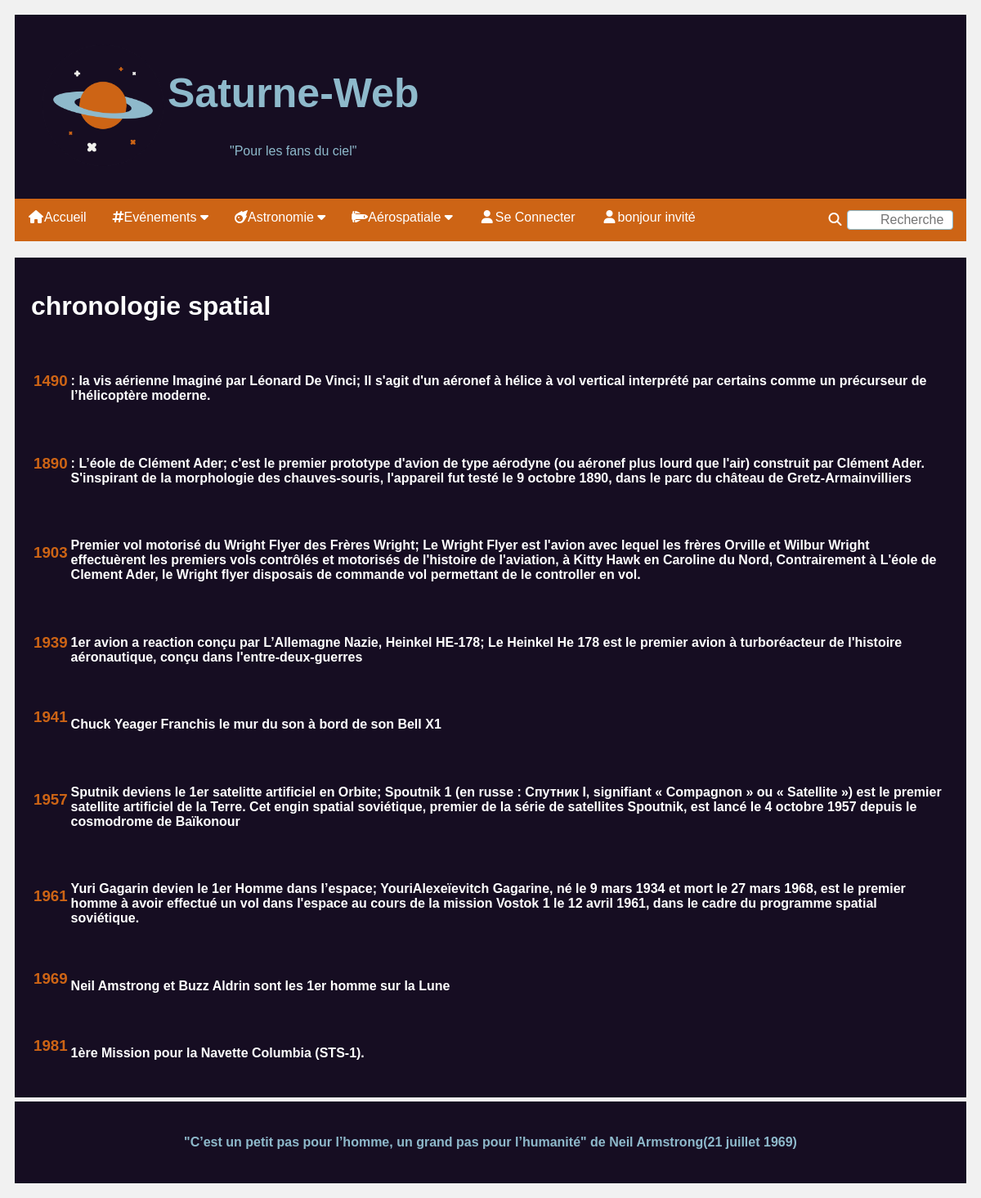
Page /Historique.php on the committed database.
### tables this page shows
CREATE TABLE historique (
  annee integer NOT NULL,
  description varchar(500),
  PRIMARY KEY  (annee)
);

create table Citation(
IdCita int not NULL AUTO_INCREMENT,
NomAuteur varchar(20),
PrenomAuteur varchar(20),
laCitation varchar(200),
dateCitation varchar(20),
PRIMARY KEY (IdCita));

### pseudo.php (called while the page is built, shortened)
<?php
$pseudo='invité';
?>

### Historique.php (the view, shortened to what this page needs)
<?php include("pseudo.php"); ?>
<!DOCTYPE html>
<html lang="fr">
<head>
<link rel="stylesheet" href="https://cdnjs.cloudflare.com/ajax/libs/font-awesome/4.7.0/css/font-awesome.min.css">
<link rel="stylesheet" href="Saturne-Web.css" />
</head>
<body>
<?php include("Entete.php"); ?>
<div class="row">
<div class="card">
<?php
	$connexion= new mysqli("localhost","root","","saturneweb")
		or die("Connexion au serveur impossible");
$connexion->set_charset("utf8");
	$requete= "SELECT*From historique ORDER BY annee";
	$resultat=$connexion->query($requete)
		or die("Execution de la requete impossible");
	echo"<table>
	<div style='margin-left:.lin'>
	<h1 class='center'>chronologie spatial</hl>";
	while ($ligne=$resultat->fetch_assoc()){	extract($ligne);
		echo"<tr>
				<td><h3 style='color: #CD6415'>$annee</h3></td>
				<td><br><h4>$description</h4></td>
				</tr>";
	}
		echo "</table>";
?>
</div>
</div>
</body>
<footer>
<?php include("CitationsPhp.php"); ?>
</footer>
</html>

### Entete.php (shortened to what this page needs)
<div class="header">
<table>
<tr>
	<td><a href="index.php"><img src="Image/pngegg.png" alt="logo" width="150" height="150"></a></td>
		<td><h1>Saturne-Web</h1>
			<p>"Pour les fans du ciel"</p>
		</td>
	</tr>
</table>
</div>
<div class="navbar">
  <a href="index.php"><i class="fa fa-fw fa-home"></i>Accueil</a>
  <div class="subnav">
    <button class="subnavbtn"><i class='fas fa-hashtag'></i>Evénements <i class="fa fa-caret-down"></i></button>
  </div>
  <div class="subnav">
    <button class="subnavbtn"><i class='fas fa-meteor'></i>Astronomie <i class="fa fa-caret-down"></i></button>
  </div>
  <div class="subnav">
    <button class="subnavbtn"><i class='fas fa-space-shuttle'></i>Aérospatiale <i class="fa fa-caret-down"></i></button>
  </div>
  <a href="ConnexionPop.php"><i class='fa fa-fw fa-user'></i>Se Connecter</a>
  <?php
  if(isset($pseudo)){
	echo"<a href='profil.php'><i class='fa fa-fw fa-user'></i>bonjour $pseudo </a>";
  }
  ?>
  <a href="#"style="float:right"><i class="fa fa-fw fa-search"></i> <input type="text" name="search" placeholder="Recherche..."></a>
</div>

### CitationsPhp.php (shortened to what this page needs)
<?php
$connexion= new mysqli("localhost","root","","saturneweb")
		or die("connexion au serveur impossible");
$requete="SELECT COUNT(IdCita ) FROM citation;";
$resultat= $connexion->query($requete);
$connexion->set_charset("utf8");
$row = $resultat->fetch_array(MYSQLI_NUM);
$min=1;
$max=$row[0];
$rand=rand ( $min , $max );
$requete="select * FROM citation Where IdCita=$rand ;";
$resultat= $connexion->query($requete);
echo"<table cellpadding='1' border='0'>";
while($ligne=$resultat->fetch_assoc())
{
	extract($ligne);
	echo"<h4><strong> \"$laCitation\" de  $PrenomAuteur $NomAuteur($dateCitation)</strong></h4>";
}
echo "</table>";
?>

### Saturne-Web.css (style rules this page uses)
* { box-sizing: border-box; text-decoration:none; }
body { font-family: Arial; padding: 10px; background: #f1f1f1; }
.header { padding: 30px; text-align: center; background-color:#160D22; color:#8EB9CB; }
.header h1 { font-size: 50px; }
.navbar { overflow: hidden; background-color: #CD6415; color:#CD6415; }
.navbar a { float: left; font-size: 16px; color: white; text-align: center; padding: 14px 16px; text-decoration: none; }
.subnav { float: left; overflow: hidden; }
.subnav .subnavbtn { font-size: 16px; border: none; outline: none; color: white; padding: 14px 16px; background-color: inherit; font-family: inherit; margin: 0; }
input[type=text] { width: 130px; box-sizing: border-box; border: 1px solid #8EB9CB; border-radius: 4px; font-size: 16px; background-color: white; background-image: url('searchicon.png'); background-position: 10px 10px; background-repeat: no-repeat; padding: 2px 10px 2px 40px; -webkit-transition: width 0.4s ease-in-out; transition: width 0.4s ease-in-out; }
footer { padding: 20px; text-align: center; overflow: hidden; background-color: #333; margin-top: 5px; text-decoration: none; background-color:#160D22; color:#8EB9CB; }
.card { background-color: #160D22; padding: 20px; margin-top: 20px; color: white; }
.row:after { content: ""; display: table; clear: both; }
button { background-color: #CD6415; color: white; padding: 10px 20px; margin: 8px 0; border: none; cursor: pointer; width: 100%; text-decoration:none; }

### rows in the picture
historique: annee "1490", description ": la vis aérienne Imaginé par Léonard De Vinci; Il s'agit d'un aéronef à hélice à vol vertical interprété par certains comme un précurseur de l’hélicoptère moderne."
historique: annee "1890", description ": L’éole de Clément Ader; c'est le premier prototype d'avion de type aérodyne (ou aéronef plus lourd que l'air) construit par Clément Ader. S'inspirant de la morphologie des chauves-souris, l'appareil fut testé le 9 octobre 1890, dans le parc du château de Gretz-Armainvilliers"
historique: annee "1903", description "Premier vol motorisé du Wright Flyer des Frères Wright; Le Wright Flyer est l'avion avec lequel les frères Orville et Wilbur Wright effectuèrent les premiers vols contrôlés et motorisés de l'histoire de l'aviation, à Kitty Hawk en Caroline du Nord, Contrairement à L'éole de Clement Ader, le Wright flyer disposais de commande vol permettant de le controller en vol."
historique: annee "1939", description "1er avion a reaction conçu par L’Allemagne Nazie, Heinkel HE-178; Le Heinkel He 178 est le premier avion à turboréacteur de l'histoire aéronautique, conçu dans l'entre-deux-guerres"
historique: annee "1941", description "Chuck Yeager Franchis le mur du son à bord de son Bell X1"
historique: annee "1957", description "Sputnik deviens le 1er satelitte artificiel en Orbite; Spoutnik 1 (en russe : Спутник I, signifiant « Compagnon » ou « Satellite ») est le premier satellite artificiel de la Terre. Cet engin spatial soviétique, premier de la série de satellites Spoutnik, est lancé le 4 octobre 1957 depuis le cosmodrome de Baïkonour"
historique: annee "1961", description "Yuri Gagarin devien le 1er Homme dans l’espace; YouriAlexeïevitch Gagarine, né le 9 mars 1934 et mort le 27 mars 1968, est le premier homme à avoir effectué un vol dans l'espace au cours de la mission Vostok 1 le 12 avril 1961, dans le cadre du programme spatial soviétique."
historique: annee "1969", description "Neil Amstrong et Buzz Aldrin sont les 1er homme sur la Lune"
historique: annee "1981", description "1ère Mission pour la Navette Columbia (STS-1)."
citation: laCitation "C’est un petit pas pour l’homme, un grand pas pour l’humanité", PrenomAuteur "Neil", NomAuteur "Armstrong", dateCitation "21 juillet 1969"

### other values in the picture
$pseudo "invité"
